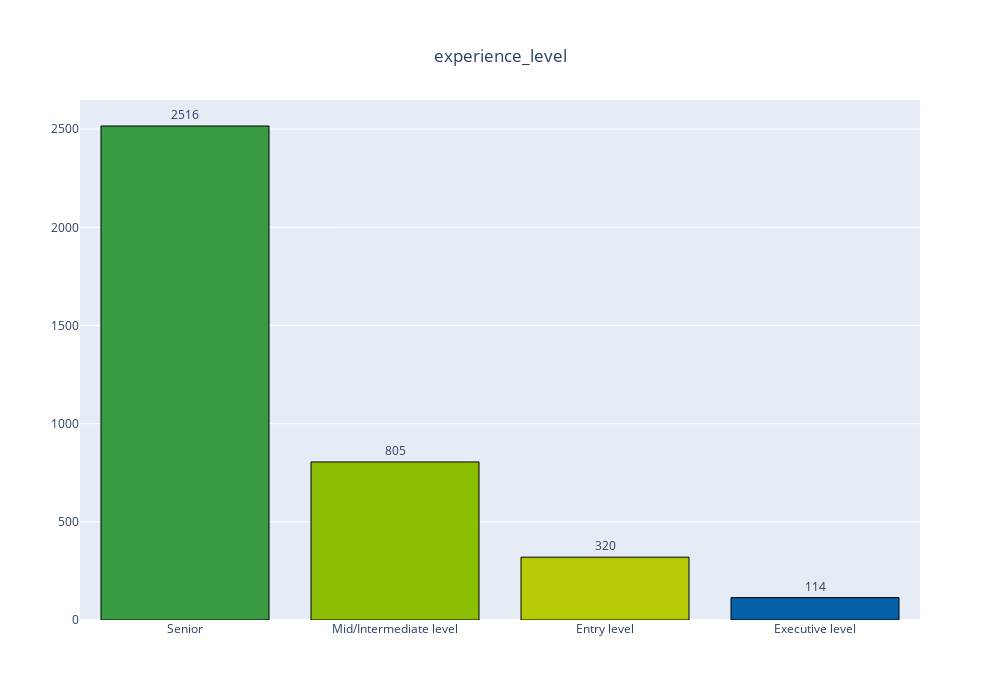
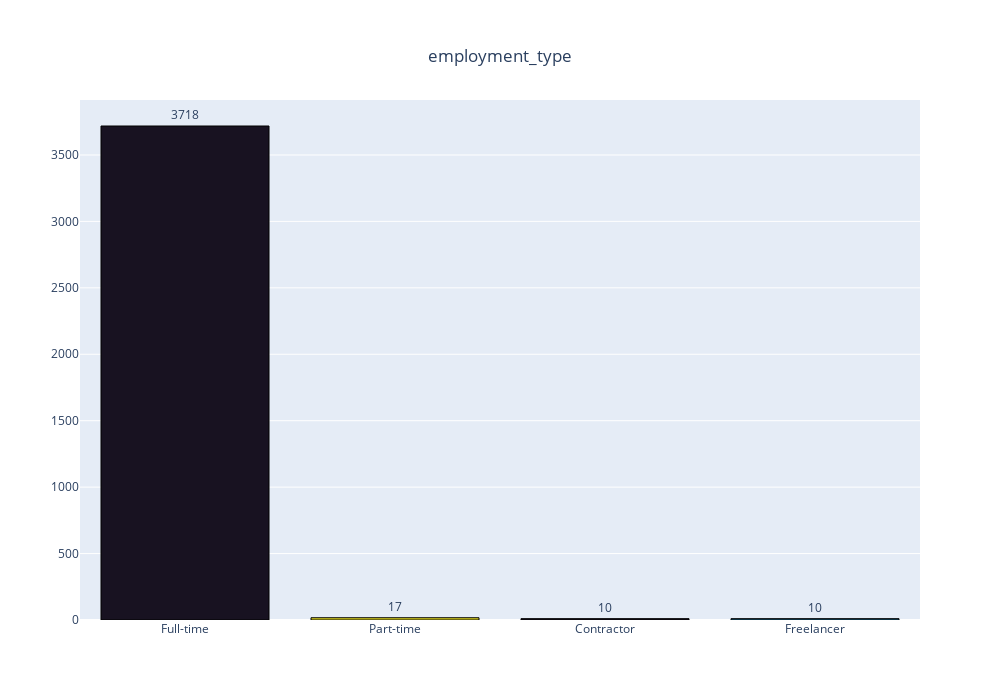
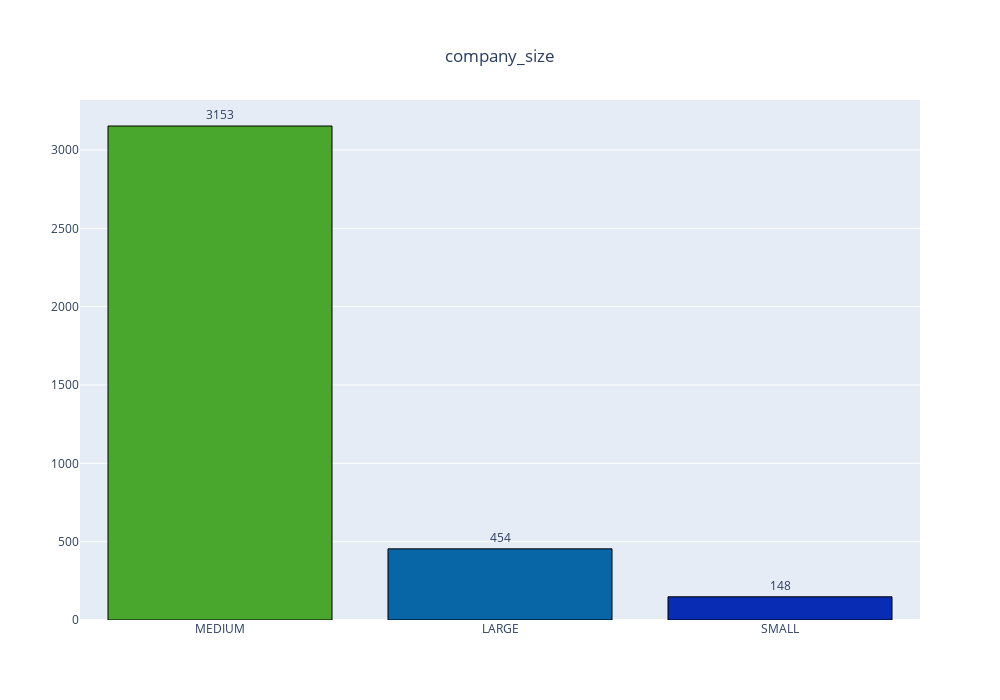

Here is the notebook cell these charts were saved with, in order:
### Code cell
for column in columns:
    bar_plot(df, column, 1000, 700)

### Figure 1 — Plotly figure (JSON) as saved in the notebook; plotly's stock layout.template omitted (floating-point values rounded to 4 significant figures; data arrays with more than 128 entries replaced by an {"elided": "..."} marker saying what was removed)
{"data": [{"hoverinfo": "text", "hovertext": ["Senior: 2516", "Mid/Intermediate level: 805", "Entry level: 320", "Executive level: 114"], "marker": {"color": {"elided": "256 str values"}, "line": {"color": "black", "width": 1}}, "textposition": "outside", "texttemplate": "%{y}", "type": "bar", "x": ["Senior", "Mid/Intermediate level", "Entry level", "Executive level"], "y": [2516, 805, 320, 114]}], "layout": {"height": 700, "legend": {}, "title": {"text": "experience_level", "x": 0.5, "xanchor": "center", "yanchor": "top"}, "width": 1000}}

### Figure 2 — Plotly figure (JSON) as saved in the notebook; plotly's stock layout.template omitted (floating-point values rounded to 4 significant figures; data arrays with more than 128 entries replaced by an {"elided": "..."} marker saying what was removed)
{"data": [{"hoverinfo": "text", "hovertext": ["Full-time: 3718", "Part-time: 17", "Contractor: 10", "Freelancer: 10"], "marker": {"color": {"elided": "256 str values"}, "line": {"color": "black", "width": 1}}, "textposition": "outside", "texttemplate": "%{y}", "type": "bar", "x": ["Full-time", "Part-time", "Contractor", "Freelancer"], "y": [3718, 17, 10, 10]}], "layout": {"height": 700, "legend": {}, "title": {"text": "employment_type", "x": 0.5, "xanchor": "center", "yanchor": "top"}, "width": 1000}}

### Figure 3 — Plotly figure (JSON) as saved in the notebook; plotly's stock layout.template omitted (floating-point values rounded to 4 significant figures; data arrays with more than 128 entries replaced by an {"elided": "..."} marker saying what was removed)
{"data": [{"hoverinfo": "text", "hovertext": ["MEDIUM: 3153", "LARGE: 454", "SMALL: 148"], "marker": {"color": {"elided": "256 str values"}, "line": {"color": "black", "width": 1}}, "textposition": "outside", "texttemplate": "%{y}", "type": "bar", "x": ["MEDIUM", "LARGE", "SMALL"], "y": [3153, 454, 148]}], "layout": {"height": 700, "legend": {}, "title": {"text": "company_size", "x": 0.5, "xanchor": "center", "yanchor": "top"}, "width": 1000}}
